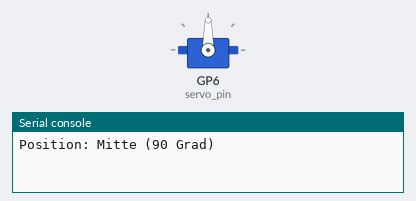
Bench run of a program on a simulated Raspberry Pi Pico running MicroPython. Parts: servo, the last lines printed to the serial console. Servo angles are drawn from the pulse width (0.5 ms = 0°, 2.5 ms = 180°). At 10.0 s the program stops and its outputs stay as they are.

Above: at 0.1 s.
At 2.1 s:
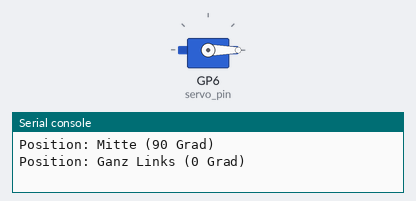
At 6.1 s:
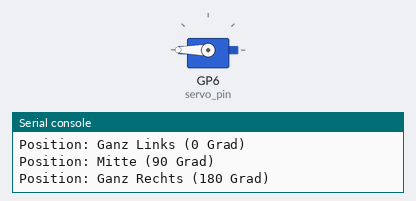
Timing chart, 0 to 9.5 s (numbered marks = the images above):
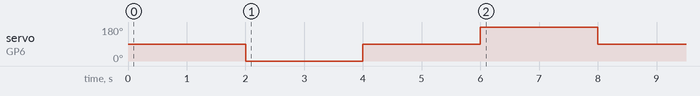

Measured:
- by itself, servo on GP6 (servo_pin): 90° → 0° at 2.0 s, → 90° 2.0 s later, → 180° 2.0 s later, → 90° 2.0 s later

The program:

PB-04-4-10-Demo_Servo.py
```python
# Bibliotheken laden
from machine import Pin, PWM
from time import sleep

# GPIO für Steuersignal
servo_pin = 6

# 0 Grad
grad000 = 500000
# 45 Grad
grad045 = 1000000
# 90 Grad
grad090 = 1500000
# 135 Grad
grad135 = 2000000
# 180 Grad
grad180 = 2500000

pwm = PWM(Pin(servo_pin))
pwm.freq(50)

print('Position: Mitte (90 Grad)')
pwm.duty_ns(grad090)
sleep(2)

print('Position: Ganz Links (0 Grad)')
pwm.duty_ns(grad000)
sleep(2)

print('Position: Mitte (90 Grad)')
pwm.duty_ns(grad090)
sleep(2)

print('Position: Ganz Rechts (180 Grad)')
pwm.duty_ns(grad180)
sleep(2)

print('Position: Mitte (90 Grad)')
pwm.duty_ns(grad090)
sleep(2)

pwm.deinit()
print('Ende')


"""
Das vorliegende MicroPython-Programm ist für den Raspberry Pi Pico geschrieben
und steuert ein Servo-Motor durch die Veränderung des Pulsweitenmodulation (PWM)
Signals. Hier ist eine detaillierte Erläuterung:

    Import von Modulen:

from machine import Pin, PWM
from time import sleep

    machine: Ein Modul, das Funktionen für Hardwarezugriffe bereitstellt.
    Hier werden die Klassen Pin und PWM verwendet.
    time: Ein Modul zur Zeitmessung. Die Funktion sleep wird verwendet, um
    Pausen im Programmablauf einzufügen.

Festlegung des GPIO-Pins für das Servo-Signal:

servo_pin = 6

Hier wird der GPIO-Pin festgelegt, der für das Servo-Signal verwendet
wird (hier GPIO-Pin 6).

Definition der PWM-Werte für verschiedene Positionen des Servo-Motors:

grad000 = 500000   # 0 Grad
grad045 = 1000000  # 45 Grad
grad090 = 1500000  # 90 Grad
grad135 = 2000000  # 135 Grad
grad180 = 2500000  # 180 Grad

Diese Werte repräsentieren die Pulsweiten in Nanosekunden, die den verschiedenen
Winkelpositionen des Servo-Motors entsprechen. Sie sind typischerweise
herstellerspezifisch und können je nach Servo variieren.

Initialisierung des PWM-Signals:

pwm = PWM(Pin(servo_pin))
pwm.freq(50)

Hier wird ein PWM-Objekt erstellt und mit dem angegebenen GPIO-Pin initialisiert.
Die Frequenz des PWM-Signals wird auf 50 Hz festgelegt, was dem Standardwert
für Servo-Motoren entspricht.

Ansteuerung des Servo-Motors:

print('Position: Mitte (90 Grad)')
pwm.duty_ns(grad090)
sleep(2)

print('Position: Ganz Links (0 Grad)')
pwm.duty_ns(grad000)
sleep(2)

print('Position: Mitte (90 Grad)')
pwm.duty_ns(grad090)
sleep(2)

print('Position: Ganz Rechts (180 Grad)')
pwm.duty_ns(grad180)
sleep(2)

print('Position: Mitte (90 Grad)')
pwm.duty_ns(grad090)
sleep(2)

Der Servo-Motor wird nacheinander in verschiedenen Positionen bewegt.
Zuerst wird er in die Mitte (90 Grad) bewegt, dann ganz nach links (0 Grad),
wieder zurück in die Mitte, dann ganz nach rechts (180 Grad) und schließlich
erneut zurück in die Mitte. Zwischen den Bewegungen gibt es jeweils
eine Pause von 2 Sekunden.

Deinitialisierung des PWM-Signals:

    pwm.deinit()
    print('Ende')

    Nachdem alle Positionen durchlaufen sind, wird das PWM-Objekt
    deinitialisiert, um die GPIO-Ressourcen freizugeben.
    Eine Abschlussmeldung wird auf der Konsole ausgegeben.

Dieses Programm dient dazu, die Steuerung eines Servo-Motors über PWM-Signale
zu demonstrieren und zeigt, wie man den Servo-Motor auf verschiedene
Positionen bewegt. Die genauen PWM-Werte müssen möglicherweise an die
Spezifikationen des verwendeten Servo-Motors angepasst werden.


Die verschiedenen PWM-Werte, die im Programm für die verschiedenen Positionen
des Servo-Motors verwendet werden, basieren auf der Funktionsweise von
Servo-Motoren und dem PWM-Signal, das sie steuert. Hier ist eine detaillierte
Erklärung, wie die PWM-Werte die Positionen des Servo-Motors beeinflussen:

    Servo-Motoren und PWM-Signale:
    Servo-Motoren werden typischerweise mit PWM (Pulsweitenmodulation) gesteuert.
    Ein Servo-Motor kann in einen bestimmten Winkelposition bewegt werden, je
    nachdem, wie lange das PWM-Signal anliegt und wie lange es ausgeschaltet
    ist. Das PWM-Signal besteht aus einer Folge von Impulsen, deren
    Länge (Pulsweite) variiert, um den Motor in eine bestimmte Position zu bringen.

    Pulsweitenmodulation (PWM):
    PWM ist eine Methode zur Erzeugung eines analogen Signals mit Hilfe
    eines digitalen Signals. Das Signal besteht aus einer Reihe von Impulsen,
    wobei die Länge des Impulses (Pulsweite) variiert, während die Frequenz
    konstant bleibt. Die Pulsweite steuert den Durchschnittswert des Signals
    und damit die Ausgangsleistung des Motors.

    Pulsweiten für verschiedene Positionen:
    Die Servo-Motorposition wird durch die Pulsweite des PWM-Signals gesteuert.
    Die genaue Zuordnung zwischen Pulsweite und Position kann je nach Servo-Modell
    variieren, aber im Allgemeinen gelten folgende Konventionen:
        Ein PWM-Signal mit einer Pulsweite von 1,5 ms (Millisekunden) bewegt
        den Servo-Motor in die Mitte, was typischerweise 90 Grad entspricht.
        Eine Pulsweite von weniger als 1,5 ms bewegt den Servo-Motor in
        Richtung seiner minimalen Position (z. B. 0 Grad).
        Eine Pulsweite von mehr als 1,5 ms bewegt den Servo-Motor in Richtung
        seiner maximalen Position (z. B. 180 Grad).

    Die genauen Pulsweiten für bestimmte Winkel hängen von der Spezifikation des
    Servo-Motors ab und können durch Experimentieren oder durch Bezugnahme auf
    das Datenblatt des Servos ermittelt werden.

    PWM-Werte im Programm:
    Die im Programm verwendeten PWM-Werte grad000, grad045, grad090, grad135
    und grad180 sind die Pulsweiten in Nanosekunden, die den verschiedenen
    Positionen des Servo-Motors entsprechen. Diese Werte sind so festgelegt,
    dass sie die gewünschten Winkelpositionen repräsentieren, wie im Datenblatt
    des Servo-Motors angegeben oder durch Experimentieren ermittelt.

Insgesamt werden die verschiedenen Positionen des Servo-Motors im Programm
durch die Verwendung von PWM-Signalen mit unterschiedlichen Pulsweiten gesteuert,
wobei jede Pulsweite einer bestimmten Winkelposition entspricht.
"""
```
